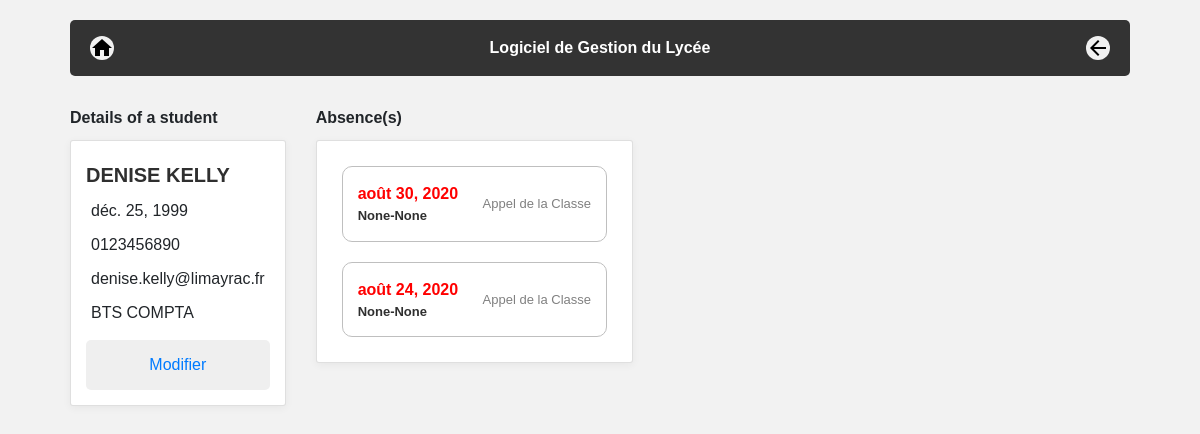
The page /lycee/student/83 on the database as committed earlier.
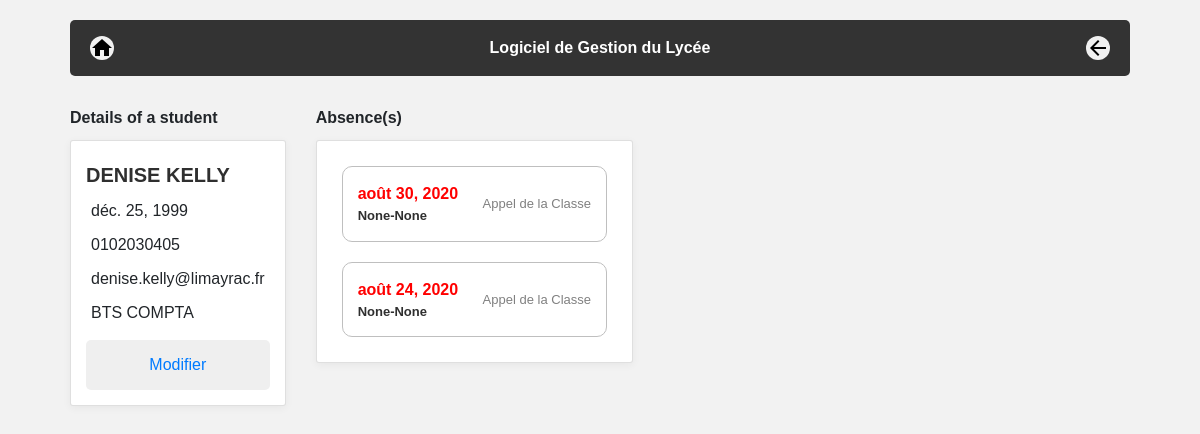
The same page on the database as committed later.
### lycee/models.py (models this page shows, shortened)
class Student(models.Model):
    first_name = models.CharField(
        max_length=50,
        blank=False,
        null=False
    )
    birth_date = models.DateField(
        verbose_name='date of birth',
        blank=False,
        null=False
    )
    last_name = models.CharField(
        verbose_name="lastname",
        blank=False,  # pas de champ vide
        null=False,  # pas de champ null (a conjuguer avec default
        default="???",
        max_length=255,  # taille maximale du champ
    )
    phone = models.CharField(
        verbose_name="phonenumber",
        help_text="Phone number of the student",
        blank=False,  # pas de champ vide
        null=False,  # pas de champ null (a conjuguer avec default
        default="0999999999",
        max_length=10,  # taille maximale du champ
    )
    email = models.EmailField(
        verbose_name="email",
        help_text="Email of the student",
        blank=False,  # pas de champ vide
        null=False,  # pas de champ null (a conjuguer avec default
        default="x@y.z",
        max_length=255,  # taille maximale du champ
    )
    comments = models.CharField(
        verbose_name="comments",
        help_text="Some comments about the student",
        blank=True,
        null=False,  # pas de champ null (a conjuguer avec default
        default="",
        max_length=255,  # taille maximale du champ
    )
    cursus = models.ForeignKey(
        Cursus,
        help_text="Cursus of the student",
        on_delete=models.CASCADE,  # necessaire selon la version de Django
        null=True
    )

class Cursus(models.Model):
    name = models.CharField(
        max_length=50,
        blank=False,
        null=True,
        default='Nom'
    )
    year_from_bac = models.SmallIntegerField(
        help_text="year since le bac",
        verbose_name="year",
        blank=False,
        null=True,
        default=1
    )
    scholar_year = models.CharField(
        max_length=9,
        blank=False,
        null=True,
        default='2019-2020'
    )
    def __str__(self):
        return self.name

### lycee/views.py (the view)
# urls.py: url(r'^student/(?P<student_id>[0-9]+)$', views.detail_student, name='detail_student'),
def detail_student(request, student_id):
    result_list = Student.objects.get(pk=student_id)
    result_absences = RollDetail.objects.filter(student_id=student_id, absent=1)
    context = {
        'liste': result_list,
        'absences': result_absences,
    }
    return render(request, 'lycee/student/detail_student.html', context)

### lycee/templates/lycee/student/detail_student.html (shortened to what this page needs)
{% extends "master.html" %}
{% if liste %}
    {% block content %}
        <div class="margin">
            <b>Details of a student</b>
            <div class="contain3 card">
                <div class="title">{{ liste.first_name }} {{ liste.last_name }}</div>
                <div class="list">{{ liste.birth_date }}</div>
                <div class="list">{{ liste.phone }}</div>
                <div class="list">{{ liste.email|lower }}</div>
                <div class="list">{{ liste.cursus }}</div>
                <button class="button2" type="cancel">
                    <a href="/lycee/student/edit/{{liste.id}}">
                        Modifier
                    </a>
                </button>
            </div>
        </div>
        {% if absences %}
        <div class="margin">
            <b>Absence(s)</b>
            <div class="contain3 card">
                {% for abs in absences %}
                    {% if abs.roll_id != NULL %}
                    <a href="/lycee/rolls/details/{{abs.roll_id}}">
                         <div class="description contain4" style="color: red">
                             <b>{{abs.date}}&nbsp;<div class="hours">{{abs.debut}}-{{abs.fin}}</div></b>
                             <div class="helptext left">Appel de la Classe</div>
                         </div>
                    </a>
                    {% endif %}
                {% endfor %}
            </div>
        </div>
        {% endif %}
    {% endblock %}
{% else %}
    <p>No student to show.</p>
{% endif %}

Rows that differ between the two databases and show on the page:
changed Student "DENISE": phone "0123456890" → "0102030405"
